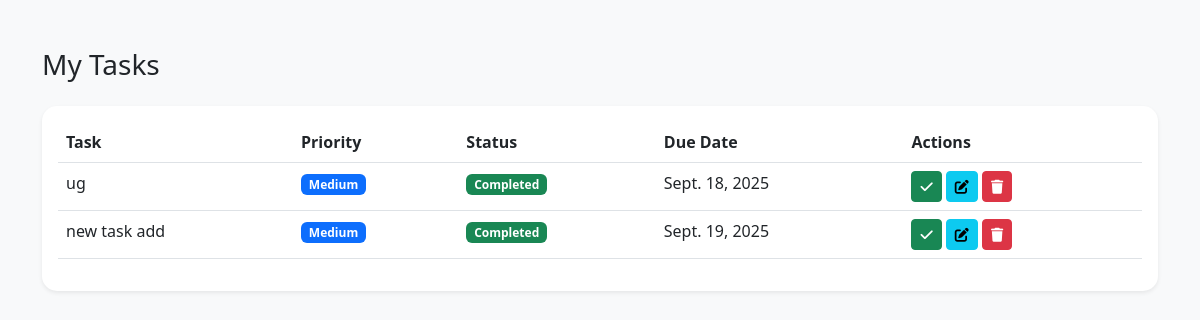
/mytask/ (signed in), run on the app's committed database.
### myapp/models.py (models this page shows, shortened)
class Task(models.Model):
    title = models.CharField(max_length=200)
    description = models.TextField(blank=True)
    priority = models.CharField(max_length=10, choices=[("High","High"),("Medium","Medium"),("Low","Low")])
    status = models.CharField(max_length=20, choices=[("Pending","Pending"),("In Progress","In Progress"),("Completed","Completed")], default="Pending")
    due_date = models.DateField(null=True, blank=True)
    assigned_to = models.ForeignKey(User, on_delete=models.SET_NULL, null=True, related_name="tasks")

### myapp/views.py (the view)
# urls.py: path('mytask/', views.mytask, name='mytask'),
def mytask(request):
    user_id = request.session.get('user_id')
    if not user_id:
        return redirect('login')
    user = User.objects.get(id=user_id)
    tasks = Task.objects.filter(assigned_to=user).order_by('due_date')
    return render(request, 'mytask.html', {'tasks': tasks, 'myuser': user})

### myapp/templates/mytask.html (shortened to what this page needs)
{% load static %}
<!DOCTYPE html>
<html lang="en">
<head>
  <link rel="stylesheet" href="https://cdn.jsdelivr.net/npm/bootstrap@5.3.0/dist/css/bootstrap.min.css">
  <link rel="stylesheet" href="{% static 'css/style.css' %}">
  <link rel="stylesheet" href="https://cdnjs.cloudflare.com/ajax/libs/font-awesome/6.4.0/css/all.min.css">
</head>
<body class="bg-light">
<div class="container py-5">
  <h3 class="mb-4">My Tasks</h3>
  <div class="card shadow-sm">
    <div class="card-body">
      <table class="table table-hover">
        <thead>
          <tr>
            <th>Task</th>
            <th>Priority</th>
            <th>Status</th>
            <th>Due Date</th>
            <th>Actions</th>
          </tr>
        </thead>
        <tbody>
          {% for task in tasks %}
          <tr>
            <td>{{ task.title }}</td>
            <td>
              {% if task.priority == "High" %}
                <span class="badge bg-danger">High</span>
              {% elif task.priority == "Medium" %}
                <span class="badge bg-primary">Medium</span>
              {% else %}
                <span class="badge bg-secondary">Low</span>
              {% endif %}
            </td>
            <td>
              {% if task.status == "Pending" %}
                <span class="badge bg-warning">Pending</span>
              {% else %}
                <span class="badge bg-success">Completed</span>
              {% endif %}
            </td>
            <td>{{ task.due_date }}</td>
            <td>
              <a href="{% url 'taskcomplate' task.id %}" class="btn btn-success btn-sm"><i class="fa fa-check"></i></a>
              <a href="{% url 'taskedit' task.id %}" class="btn btn-info btn-sm"><i class="fa fa-edit"></i></a>
              <a href="{% url 'taskdelete' task.id %}" class="btn btn-danger btn-sm"><i class="fa fa-trash"></i></a>
            </td>
          </tr>
          {% empty %}
          <tr>
            <td colspan="5" class="text-center">No tasks found!</td>
          </tr>
          {% endfor %}
        </tbody>
      </table>
    </div>
  </div>
</div>
</body>
</html>

### myapp/static/css/style.css (style rules this page uses)
body { font-family: 'Segoe UI', Tahoma, Geneva, Verdana, sans-serif; }
.card { border: none; }
.card { border: none; border-radius: 12px; }
.card { border-radius: 15px; }

### data on the page
Task: title "ug", priority "Medium", status "Completed", due_date "Sept. 18, 2025"
Task: title "new task add", priority "Medium", status "Completed", due_date "Sept. 19, 2025"
